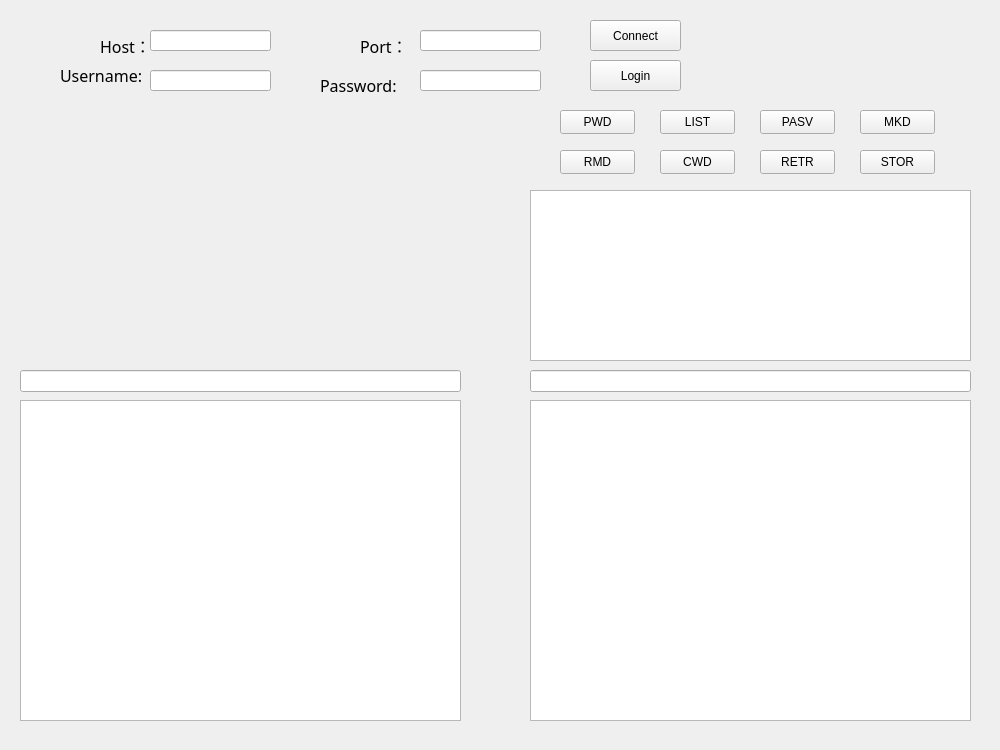
<?xml version="1.0" encoding="UTF-8"?>
<ui version="4.0">
 <class>ClientUi</class>
 <widget class="QWidget" name="ClientUi">
  <property name="geometry">
   <rect>
    <x>0</x>
    <y>0</y>
    <width>1000</width>
    <height>750</height>
   </rect>
  </property>
  <property name="windowTitle">
   <string>ClientUi</string>
  </property>
  <widget class="QPushButton" name="connectBtn">
   <property name="geometry">
    <rect>
     <x>590</x>
     <y>20</y>
     <width>91</width>
     <height>31</height>
    </rect>
   </property>
   <property name="text">
    <string>Connect</string>
   </property>
  </widget>
  <widget class="QLabel" name="hostLabel">
   <property name="geometry">
    <rect>
     <x>100</x>
     <y>30</y>
     <width>51</width>
     <height>31</height>
    </rect>
   </property>
   <property name="font">
    <font>
     <family>Cascadia Code</family>
     <pointsize>12</pointsize>
    </font>
   </property>
   <property name="text">
    <string>Host：</string>
   </property>
  </widget>
  <widget class="QLineEdit" name="hostInputBar">
   <property name="geometry">
    <rect>
     <x>150</x>
     <y>30</y>
     <width>121</width>
     <height>21</height>
    </rect>
   </property>
  </widget>
  <widget class="QLabel" name="portLabel">
   <property name="geometry">
    <rect>
     <x>360</x>
     <y>30</y>
     <width>51</width>
     <height>31</height>
    </rect>
   </property>
   <property name="font">
    <font>
     <family>Cascadia Code</family>
     <pointsize>12</pointsize>
    </font>
   </property>
   <property name="text">
    <string>Port：</string>
   </property>
  </widget>
  <widget class="QLineEdit" name="portInputBar">
   <property name="geometry">
    <rect>
     <x>420</x>
     <y>30</y>
     <width>121</width>
     <height>21</height>
    </rect>
   </property>
  </widget>
  <widget class="QLabel" name="usernameLabel">
   <property name="geometry">
    <rect>
     <x>60</x>
     <y>60</y>
     <width>81</width>
     <height>31</height>
    </rect>
   </property>
   <property name="font">
    <font>
     <family>Cascadia Code</family>
     <pointsize>12</pointsize>
    </font>
   </property>
   <property name="text">
    <string>Username:</string>
   </property>
  </widget>
  <widget class="QLineEdit" name="usernameInputBar">
   <property name="geometry">
    <rect>
     <x>150</x>
     <y>70</y>
     <width>121</width>
     <height>21</height>
    </rect>
   </property>
  </widget>
  <widget class="QLabel" name="passwordLabe">
   <property name="geometry">
    <rect>
     <x>320</x>
     <y>70</y>
     <width>91</width>
     <height>31</height>
    </rect>
   </property>
   <property name="font">
    <font>
     <family>Cascadia Code</family>
     <pointsize>12</pointsize>
    </font>
   </property>
   <property name="text">
    <string>Password:</string>
   </property>
  </widget>
  <widget class="QLineEdit" name="passwordInputBar">
   <property name="geometry">
    <rect>
     <x>420</x>
     <y>70</y>
     <width>121</width>
     <height>21</height>
    </rect>
   </property>
  </widget>
  <widget class="QTextBrowser" name="systemMsgBrowser">
   <property name="geometry">
    <rect>
     <x>530</x>
     <y>190</y>
     <width>441</width>
     <height>171</height>
    </rect>
   </property>
  </widget>
  <widget class="QPushButton" name="loginBtn">
   <property name="geometry">
    <rect>
     <x>590</x>
     <y>60</y>
     <width>91</width>
     <height>31</height>
    </rect>
   </property>
   <property name="text">
    <string>Login</string>
   </property>
  </widget>
  <widget class="QPushButton" name="PWDtestBtn">
   <property name="geometry">
    <rect>
     <x>560</x>
     <y>110</y>
     <width>75</width>
     <height>24</height>
    </rect>
   </property>
   <property name="text">
    <string>PWD</string>
   </property>
  </widget>
  <widget class="QPushButton" name="LISTtestBtn">
   <property name="geometry">
    <rect>
     <x>660</x>
     <y>110</y>
     <width>75</width>
     <height>24</height>
    </rect>
   </property>
   <property name="text">
    <string>LIST</string>
   </property>
  </widget>
  <widget class="QPushButton" name="PASVtestBtn">
   <property name="geometry">
    <rect>
     <x>760</x>
     <y>110</y>
     <width>75</width>
     <height>24</height>
    </rect>
   </property>
   <property name="text">
    <string>PASV</string>
   </property>
  </widget>
  <widget class="QTableWidget" name="serverFileTable">
   <property name="geometry">
    <rect>
     <x>530</x>
     <y>400</y>
     <width>441</width>
     <height>321</height>
    </rect>
   </property>
  </widget>
  <widget class="QPushButton" name="MKDtestBtn">
   <property name="geometry">
    <rect>
     <x>860</x>
     <y>110</y>
     <width>75</width>
     <height>24</height>
    </rect>
   </property>
   <property name="text">
    <string>MKD</string>
   </property>
  </widget>
  <widget class="QPushButton" name="RMDtestBtn">
   <property name="geometry">
    <rect>
     <x>560</x>
     <y>150</y>
     <width>75</width>
     <height>24</height>
    </rect>
   </property>
   <property name="text">
    <string>RMD</string>
   </property>
  </widget>
  <widget class="QPushButton" name="CWDTestBtn">
   <property name="geometry">
    <rect>
     <x>660</x>
     <y>150</y>
     <width>75</width>
     <height>24</height>
    </rect>
   </property>
   <property name="text">
    <string>CWD</string>
   </property>
  </widget>
  <widget class="QPushButton" name="RETRtestBtn">
   <property name="geometry">
    <rect>
     <x>760</x>
     <y>150</y>
     <width>75</width>
     <height>24</height>
    </rect>
   </property>
   <property name="text">
    <string>RETR</string>
   </property>
  </widget>
  <widget class="QLineEdit" name="serverPathBar">
   <property name="geometry">
    <rect>
     <x>530</x>
     <y>370</y>
     <width>441</width>
     <height>22</height>
    </rect>
   </property>
  </widget>
  <widget class="QPushButton" name="STORtestBtn">
   <property name="geometry">
    <rect>
     <x>860</x>
     <y>150</y>
     <width>75</width>
     <height>24</height>
    </rect>
   </property>
   <property name="text">
    <string>STOR</string>
   </property>
  </widget>
  <widget class="QTableWidget" name="clientFileTable">
   <property name="geometry">
    <rect>
     <x>20</x>
     <y>400</y>
     <width>441</width>
     <height>321</height>
    </rect>
   </property>
  </widget>
  <widget class="QLineEdit" name="clientPathBar">
   <property name="geometry">
    <rect>
     <x>20</x>
     <y>370</y>
     <width>441</width>
     <height>22</height>
    </rect>
   </property>
  </widget>
 </widget>
 <resources/>
 <connections/>
</ui>
